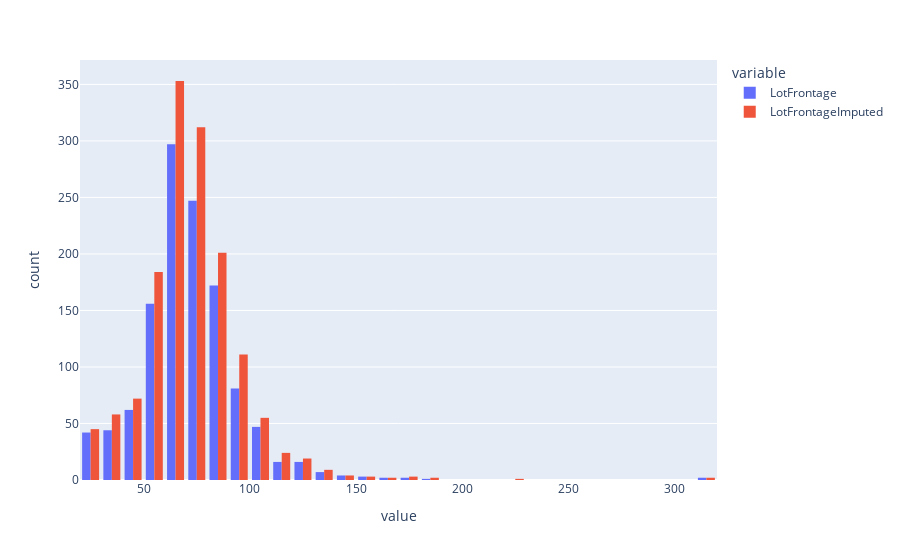

The cell this chart's notebook holds for it:
### Code cell
lf_imputed = KNN_imputed_data.loc[:, ['LotFrontage']]
lf_imputed.columns = ['LotFrontageImputed']

lf = pd.concat((df.loc[:, ['LotFrontage']], lf_imputed))
px.histogram(lf, barmode='group', nbins=50)

### Figure 1 — Plotly figure (JSON) as saved in the notebook; plotly's stock layout.template omitted (floating-point values rounded to 4 significant figures; data arrays with more than 128 entries replaced by an {"elided": "..."} marker saying what was removed)
{"data": [{"alignmentgroup": "True", "bingroup": "x", "hovertemplate": "variable=LotFrontage<br>value=%{x}<br>count=%{y}<extra></extra>", "legendgroup": "LotFrontage", "marker": {"color": "#636efa", "pattern": {"shape": ""}}, "name": "LotFrontage", "nbinsx": 50, "offsetgroup": "LotFrontage", "orientation": "v", "showlegend": true, "type": "histogram", "x": {"elided": "2920 int values"}, "xaxis": "x", "yaxis": "y"}, {"alignmentgroup": "True", "bingroup": "x", "hovertemplate": "variable=LotFrontageImputed<br>value=%{x}<br>count=%{y}<extra></extra>", "legendgroup": "LotFrontageImputed", "marker": {"color": "#EF553B", "pattern": {"shape": ""}}, "name": "LotFrontageImputed", "nbinsx": 50, "offsetgroup": "LotFrontageImputed", "orientation": "v", "showlegend": true, "type": "histogram", "x": {"elided": "2920 float values"}, "xaxis": "x", "yaxis": "y"}], "layout": {"barmode": "group", "legend": {"title": {"text": "variable"}, "tracegroupgap": 0}, "margin": {"t": 60}, "xaxis": {"anchor": "y", "domain": [0, 1], "title": {"text": "value"}}, "yaxis": {"anchor": "x", "domain": [0, 1], "title": {"text": "count"}}}}
